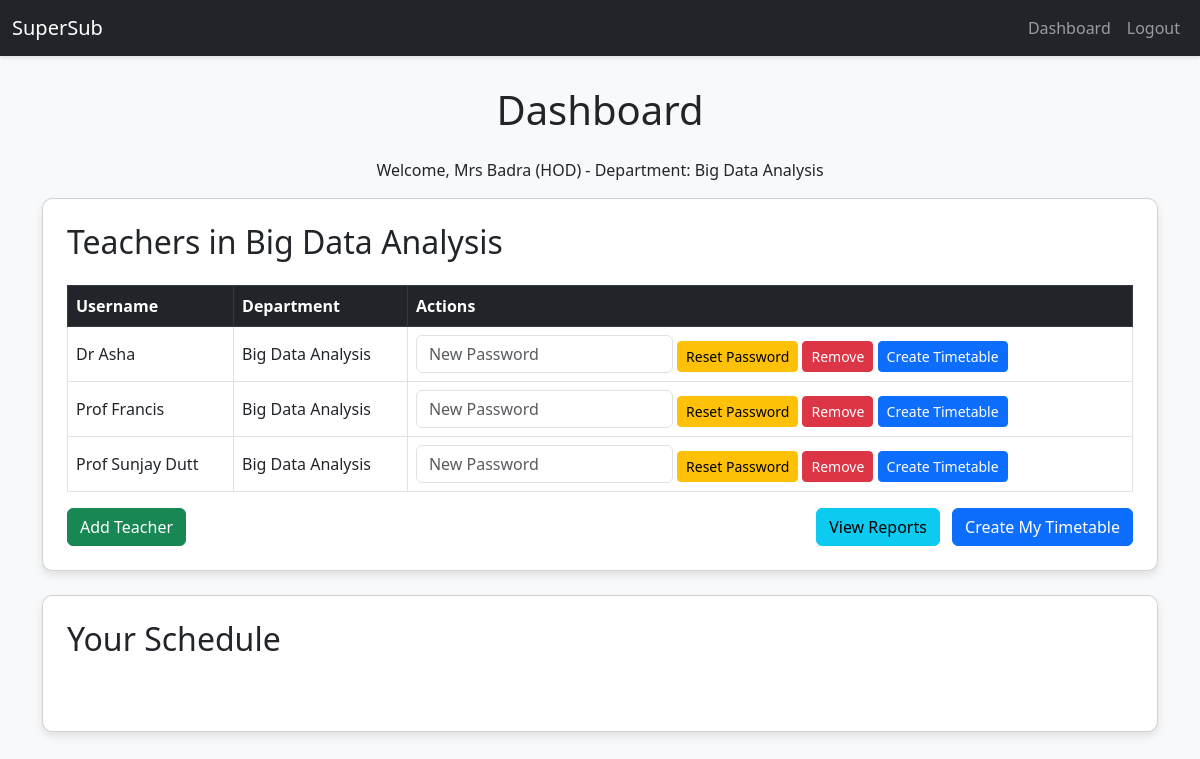
The page /dashboard (signed in) on the database its author committed.
### models.py (models this page shows, shortened)
class User(UserMixin, db.Model):
    id = db.Column(db.Integer, primary_key=True)
    username = db.Column(db.String(80), unique=True, nullable=False)
    email = db.Column(db.String(120), unique=True, nullable=False)
    password_hash = db.Column(db.String(128), nullable=False)
    role = db.Column(db.String(20), nullable=False)  # "HOD" or "Teacher"
    department = db.Column(db.String(50), nullable=False)

### flask_app.py (the view)
@app.route('/dashboard')
@login_required
def dashboard():
    from models import User, Timetable
    teachers = []
    if current_user.role == "HOD":
        teachers = User.query.filter_by(role="Teacher", department=current_user.department).all()
    return render_template('dashboard.html', teachers=teachers)

### flask_app.py (called while the page is built)
@login_manager.user_loader
def load_user(user_id):
    return User.query.get(int(user_id))

### templates/dashboard.html (shortened to what this page needs)
{% extends "base.html" %}
{% block content %}
<div class="animate__animated animate__fadeIn">
    <h1 class="text-center mb-4">Dashboard</h1>
    <p class="text-center">Welcome, {{ current_user.username }} ({{ current_user.role }}) {% if current_user.role == "HOD" %} - Department: {{ current_user.department }}{% endif %}</p>
    {% if current_user.role == "HOD" %}
        <div class="card p-4 mb-4">
            <h2 class="mb-4">Teachers in {{ current_user.department }}</h2>
            <table class="table table-bordered table-hover">
                <thead class="table-dark">
                    <tr>
                        <th>Username</th>
                        <th>Department</th>
                        <th>Actions</th>
                    </tr>
                </thead>
                <tbody>
                    {% for teacher in teachers %}
                        <tr>
                            <td>{{ teacher.username }}</td>
                            <td>{{ teacher.department }}</td>
                            <td>
                                <form method="POST" action="{{ url_for('reset_teacher_password', teacher_id=teacher.id) }}" class="d-inline">
                                    <input type="text" name="new_password" placeholder="New Password" class="form-control d-inline-block w-auto" required>
                                    <button type="submit" class="btn btn-warning btn-sm">Reset Password</button>
                                </form>
                                <form method="POST" action="{{ url_for('remove_teacher', teacher_id=teacher.id) }}" class="d-inline">
                                    <button type="submit" class="btn btn-danger btn-sm">Remove</button>
                                </form>
                                <a href="{{ url_for('create_timetable', user_id=teacher.id) }}" class="btn btn-primary btn-sm">Create Timetable</a>
                            </td>
                        </tr>
                    {% endfor %}
                </tbody>
            </table>
            <div class="d-flex justify-content-between">
                <a href="{{ url_for('add_teacher') }}" class="btn btn-success">Add Teacher</a>
                <div>
                    <a href="{{ url_for('report') }}" class="btn btn-info me-2">View Reports</a>
                    <a href="{{ url_for('create_timetable') }}" class="btn btn-primary">Create My Timetable</a>
                </div>
            </div>
        </div>
    {% endif %}
    <div class="card p-4 mb-4">
        <h2 class="mb-4">Your Schedule</h2>
    </div>
</div>
{% endblock %}

### templates/base.html (shortened to what this page needs)
<!DOCTYPE html>
<html lang="en">
<head>
    <link href="https://cdn.jsdelivr.net/npm/bootstrap@5.3.0/dist/css/bootstrap.min.css" rel="stylesheet">
    <link href="https://cdnjs.cloudflare.com/ajax/libs/animate.css/4.1.1/animate.min.css" rel="stylesheet">
    <link href='https://cdn.jsdelivr.net/npm/fullcalendar@5.11.3/main.min.css' rel='stylesheet' />
</head>
<body>
    <nav class="navbar navbar-expand-lg navbar-dark bg-dark fixed-top">
        <div class="container-fluid">
            <a class="navbar-brand" href="{{ url_for('index') }}">SuperSub</a>
            <div class="collapse navbar-collapse" id="navbarNav">
                <ul class="navbar-nav ms-auto">
                    {% if current_user.is_authenticated %}
                        <li class="nav-item">
                            <a class="nav-link" href="{{ url_for('dashboard') }}">Dashboard</a>
                        </li>
                        <li class="nav-item">
                            <a class="nav-link" href="{{ url_for('logout') }}">Logout</a>
                        </li>
                    {% endif %}
                </ul>
            </div>
        </div>
    </nav>
    <div class="container">
        {% block content %}{% endblock %}
    </div>
</body>
</html>

### templates/base.html (style rules this page uses)
body { background-color: #f8f9fa; padding-top: 70px; }
.navbar { box-shadow: 0 2px 4px rgba(0, 0, 0, 0.1); }
.card { border-radius: 10px; box-shadow: 0 4px 8px rgba(0, 0, 0, 0.1); }
.btn-primary { transition: transform 0.2s; }
.table th, .table td { vertical-align: middle; }

### rows shown on the page
User: username "Mrs Badra", role "HOD", department "Big Data Analysis"
User: username "Dr Asha", department "Big Data Analysis"
User: username "Prof Francis", department "Big Data Analysis"
User: username "Prof Sunjay Dutt", department "Big Data Analysis"
